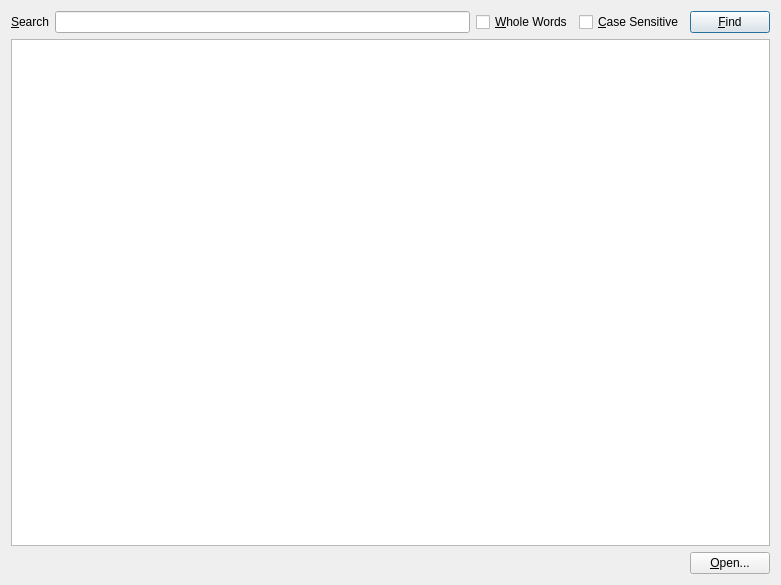
<?xml version="1.0" encoding="UTF-8"?>
<ui version="4.0">
 <class>TextFinder</class>
 <widget class="QWidget" name="TextFinder">
  <property name="geometry">
   <rect>
    <x>0</x>
    <y>0</y>
    <width>781</width>
    <height>585</height>
   </rect>
  </property>
  <property name="windowTitle">
   <string>Form</string>
  </property>
  <layout class="QVBoxLayout" name="verticalLayout">
   <item>
    <layout class="QHBoxLayout" name="horizontalLayout">
     <item>
      <widget class="QLabel" name="label">
       <property name="text">
        <string>&amp;Search</string>
       </property>
       <property name="buddy">
        <cstring>findText</cstring>
       </property>
      </widget>
     </item>
     <item>
      <widget class="QLineEdit" name="findText"/>
     </item>
     <item>
      <widget class="QCheckBox" name="wholeWordsCheck">
       <property name="toolTip">
        <string>Search for whole words only</string>
       </property>
       <property name="text">
        <string>&amp;Whole Words</string>
       </property>
      </widget>
     </item>
     <item>
      <widget class="QCheckBox" name="caseSensitiveCheck">
       <property name="toolTip">
        <string>Make search case sensitive</string>
       </property>
       <property name="text">
        <string>&amp;Case Sensitive</string>
       </property>
      </widget>
     </item>
     <item>
      <widget class="QPushButton" name="findButton">
       <property name="text">
        <string>&amp;Find</string>
       </property>
       <property name="autoDefault">
        <bool>false</bool>
       </property>
       <property name="default">
        <bool>true</bool>
       </property>
      </widget>
     </item>
    </layout>
   </item>
   <item>
    <widget class="QTextEdit" name="textEdit">
     <property name="focusPolicy">
      <enum>Qt::NoFocus</enum>
     </property>
     <property name="lineWrapMode">
      <enum>QTextEdit::NoWrap</enum>
     </property>
     <property name="readOnly">
      <bool>true</bool>
     </property>
    </widget>
   </item>
   <item>
    <layout class="QHBoxLayout" name="horizontalLayout_2">
     <item>
      <spacer name="horizontalSpacer">
       <property name="orientation">
        <enum>Qt::Horizontal</enum>
       </property>
       <property name="sizeHint" stdset="0">
        <size>
         <width>40</width>
         <height>20</height>
        </size>
       </property>
      </spacer>
     </item>
     <item>
      <widget class="QPushButton" name="openButton">
       <property name="toolTip">
        <string>Open another file</string>
       </property>
       <property name="text">
        <string>&amp;Open...</string>
       </property>
      </widget>
     </item>
    </layout>
   </item>
  </layout>
 </widget>
 <tabstops>
  <tabstop>findText</tabstop>
  <tabstop>wholeWordsCheck</tabstop>
  <tabstop>caseSensitiveCheck</tabstop>
  <tabstop>findButton</tabstop>
  <tabstop>openButton</tabstop>
  <tabstop>textEdit</tabstop>
 </tabstops>
 <resources/>
 <connections/>
</ui>
